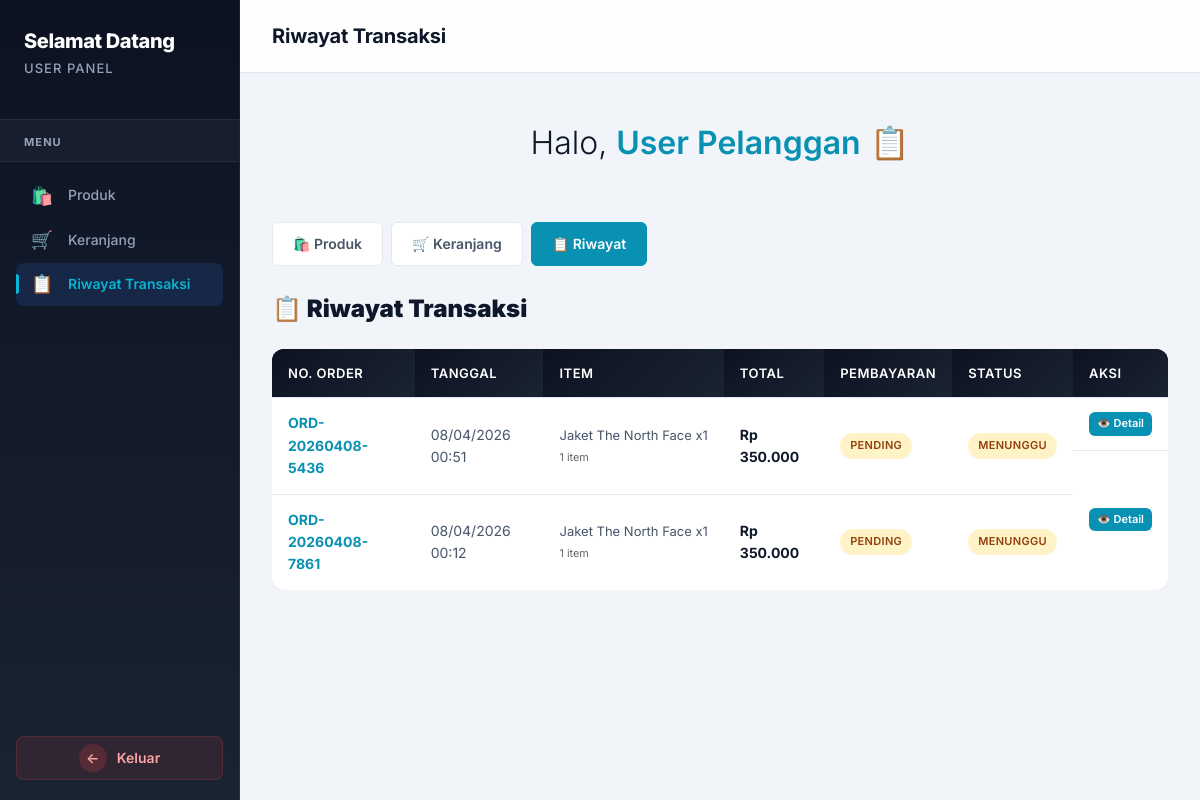
The page /User/history.php (signed in) on the database its author committed.
### tables this page shows
CREATE TABLE `transactions` (
  `id` int(11) NOT NULL,
  `user_id` int(11) NOT NULL,
  `order_number` varchar(50) NOT NULL,
  `total_amount` decimal(15,2) NOT NULL,
  `payment_method` enum('transfer','cod','e-wallet') NOT NULL,
  `payment_status` enum('pending','paid','cancelled') NOT NULL DEFAULT 'pending',
  `order_status` enum('pending','processing','shipped','completed','cancelled') NOT NULL DEFAULT 'pending',
  `shipping_address` text NOT NULL,
  `notes` text DEFAULT NULL,
  `created_at` timestamp NOT NULL DEFAULT current_timestamp(),
  `updated_at` timestamp NOT NULL DEFAULT current_timestamp() ON UPDATE current_timestamp()
);

### User/history.php (the view, shortened to what this page needs)
<?php
$user_id = $_SESSION['user_id'] ?? 0;
$user_name = $_SESSION['full_name'] ?? $_SESSION['username'] ?? 'User';
try {
    $pdo = getDBConnection();
    $stmt = $pdo->prepare("
        SELECT t.*,
            (SELECT GROUP_CONCAT(CONCAT(p.name, ' x', td.quantity) SEPARATOR ', ')
             FROM transaction_details td
             JOIN products p ON td.product_id = p.id
             WHERE td.transaction_id = t.id) as items_summary,
            (SELECT COUNT(*) FROM transaction_details WHERE transaction_id = t.id) as item_count
        FROM transactions t
        WHERE t.user_id = :user_id
        ORDER BY t.created_at DESC
    ");
    $stmt->execute(['user_id' => $user_id]);
    $transactions = $stmt->fetchAll();
} catch (PDOException $e) {
    $transactions = [];
}
?>
<!DOCTYPE html>
<html lang="id">
<head>
    <link rel="stylesheet" href="../css/shared.css" />
</head>
<body data-role="user">
<div class="main-container">
    <div class="sidebar">
        <div class="sidebar-header"><span class="admin-panel-title">Selamat Datang</span><span class="dashboard-title">User Panel</span></div>
        <div class="menu-divider"><span class="menu-label">Menu</span></div>
        <nav class="sidebar-nav">
            <a href="?page=products"><span class="nav-icon">🛍️</span> Produk</a>
            <a href="?page=cart"><span class="nav-icon">🛒</span> Keranjang<?php $cnt = getCartItemCount(); if($cnt>0): ?><span class="cart-badge"><?php echo $cnt; ?></span><?php endif; ?></a>
            <a href="?page=history" class="active"><span class="nav-icon">📋</span> Riwayat Transaksi</a>
        </nav>
        <a href="../Auth/logout.php" class="logout-button"><span class="logout-icon">←</span><span class="logout-text">Keluar</span></a>
    </div>
    <div class="main-content">
        <div class="top-bar"><h1>Riwayat Transaksi</h1></div>
        <div class="content-area">
            <div class="welcome-section">
                <h2 class="welcome-text">Halo, <span class="user-name"><?php echo htmlspecialchars($user_name); ?></span> 📋</h2>
            </div>
            <div class="section-tabs">
                <a href="?page=products" class="section-tab">🛍️ Produk</a>
                <a href="?page=cart" class="section-tab">🛒 Keranjang</a>
                <a href="?page=history" class="section-tab active">📋 Riwayat</a>
            </div>
            <h3 style="margin-bottom:20px;font-family:'Inter',sans-serif;font-weight:900;font-size:24px;">📋 Riwayat Transaksi</h3>
            <?php if (!empty($transactions)): ?>
                <div style="overflow-x:auto;">
                <table class="history-table">
                    <thead>
                        <tr>
                            <th>No. Order</th>
                            <th>Tanggal</th>
                            <th>Item</th>
                            <th>Total</th>
                            <th>Pembayaran</th>
                            <th>Status</th>
                            <th>Aksi</th>
                        </tr>
                    </thead>
                    <tbody>
                        <?php foreach ($transactions as $t): ?>
                        <tr>
                            <td><span class="order-number"><?php echo htmlspecialchars($t['order_number']); ?></span></td>
                            <td><?php echo date('d/m/Y H:i', strtotime($t['created_at'])); ?></td>
                            <td style="max-width:200px;white-space:nowrap;overflow:hidden;text-overflow:ellipsis;font-size:13px;">
                                <?php echo htmlspecialchars($t['items_summary'] ?? '-'); ?>
                                <br><small style="color:#666;"><?php echo $t['item_count']; ?> item</small>
                            </td>
                            <td style="font-weight:700;color:var(--primary-color);">
                                Rp <?php echo number_format($t['total_amount'], 0, ',', '.'); ?>
                            </td>
                            <td>
                                <span class="badge badge-<?php echo $t['payment_status']; ?>">
                                    <?php echo ucfirst($t['payment_status']); ?>
                                </span>
                            </td>
                            <td>
                                <span class="badge badge-<?php echo $t['order_status']; ?>">
                                    <?php
                                    $status_labels = [
                                        'pending' => 'Menunggu',
                                        'processing' => 'Diproses',
                                        'shipped' => 'Dikirim',
                                        'completed' => 'Selesai',
                                        'cancelled' => 'Dibatalkan'
                                    ];
                                    echo $status_labels[$t['order_status']] ?? ucfirst($t['order_status']);
                                    ?>
                                </span>
                            </td>
                            <td class="order-actions">
                                <button class="btn btn-primary btn-xs" onclick="viewOrder(<?php echo htmlspecialchars(json_encode($t)); ?>)">👁️ Detail</button>
                            </td>
                        </tr>
                        <?php endforeach; ?>
                    </tbody>
                </table>
                </div>
            <?php endif; ?>
        </div>
    </div>
</div>
</body>
</html>

### rows shown on the page
transactions: order_number "ORD-20260408-5436", created_at "08/04/2026 00:51", items_summary "Jaket The North Face x1", item_count "1", total_amount "350.000", payment_status "PENDING", order_status "MENUNGGU"
transactions: order_number "ORD-20260408-7861", created_at "08/04/2026 00:12", items_summary "Jaket The North Face x1", item_count "1", total_amount "350.000", payment_status "PENDING", order_status "MENUNGGU"

### other values the page prints
$user_name "User Pelanggan"
